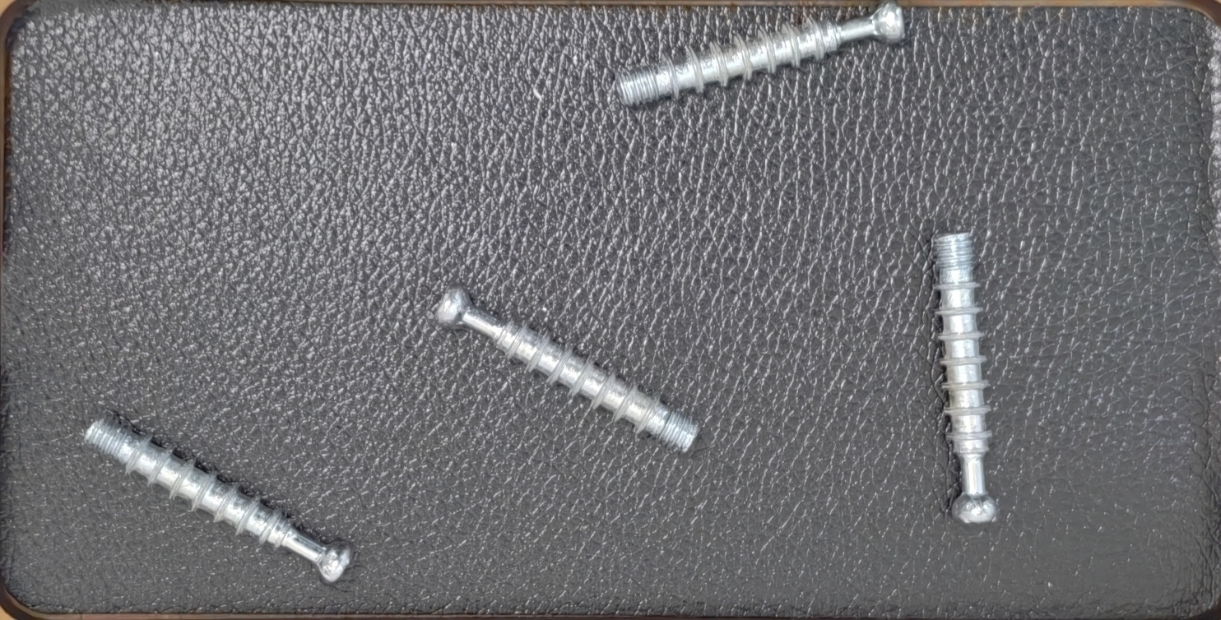
#> input picture vision1/Archivos del curso/tornillos.jpg, 1221 x 620 px, found by its file name
$ python tornillos.py
#> lines starting #> are read from the running program, lines starting #| are printed output that depends on the picture; after the words box and inside, x2 and y2 are one past the last pixel; in counts of white or black regions, pixels touching at a corner belong together
import numpy as np
import matplotlib.pyplot as plt
import cv2

min=10000
count=0
img=cv2.imread("C:/Users/valef/Downloads/vision1/Archivos del curso/tornillos.jpg")
#> img is the input picture: shape (620, 1221, 3); mean B, G, R 114.7, 111.9, 112.1
img=cv2.cvtColor(img,cv2.COLOR_BGR2RGB)
copy=img.copy()
plt.figure(figsize=(10,10))
f, grid = plt.subplots(2,2)
grid[0,0].axis('off')
grid[0,1].axis('off')
grid[1,0].axis('off')
grid[1,1].axis('off')

grid[0,0].set_title("Blur + grayscale")
grid[0,1].set_title("Threshold")
grid[1,0].set_title("Morphology")
grid[1,1].set_title("Find Contours")

kernel=np.ones((9,9),np.uint8)
kernel1=np.ones((5,5),np.uint8)

gray=cv2.cvtColor(img,cv2.COLOR_RGB2GRAY)
#grid[0,0].imshow(gray,cmap="gray")

blur=cv2.blur(gray,(3,3))
grid[0,0].imshow(blur,cmap="gray")

_, thresh=cv2.threshold(blur,150,255,cv2.ADAPTIVE_THRESH_GAUSSIAN_C)
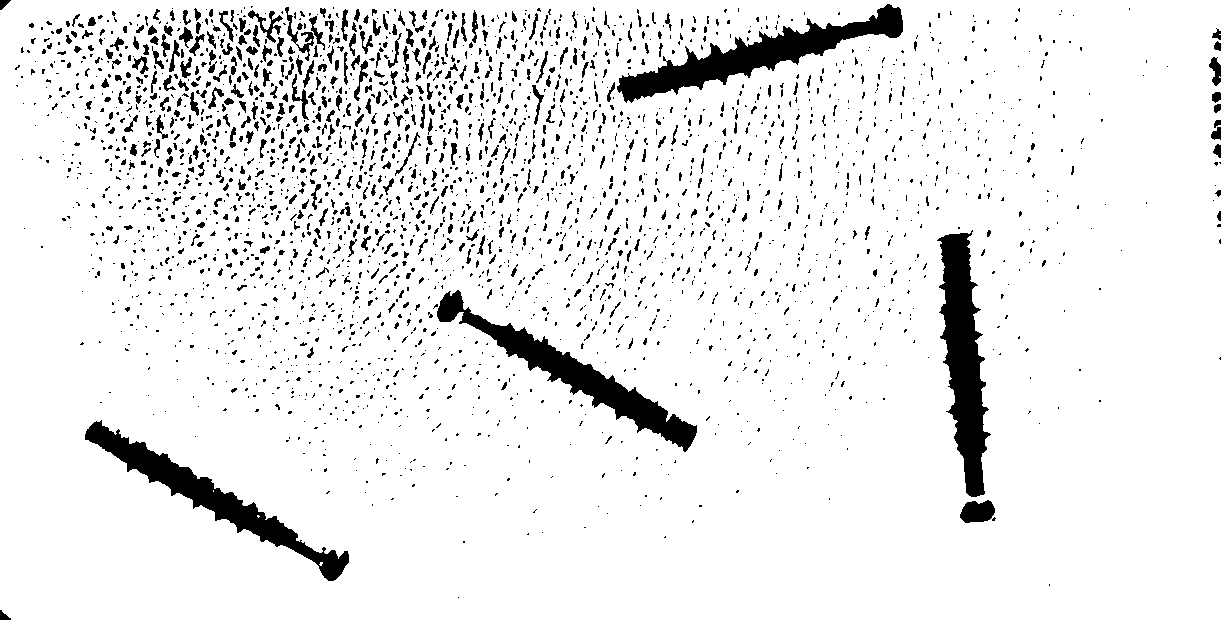
#> thresh: shape (620, 1221); 91.7% white; 2653 black regions (2165 under 20 px), largest, box (x1, y1, x2, y2) and area: (937, 230, 991, 497) 7445, (617, 4, 903, 103) 7405, (437, 290, 697, 452) 6931
grid[0,1].imshow(thresh,cmap="gray")

open=cv2.morphologyEx(thresh,cv2.MORPH_CLOSE,kernel)
#> open: shape (620, 1221); 96.4% white; 11 black regions, largest, box (x1, y1, x2, y2) and area: (942, 234, 985, 496) 7021, (620, 7, 903, 100) 6815, (463, 313, 696, 446) 5962
open=cv2.erode(open,kernel)
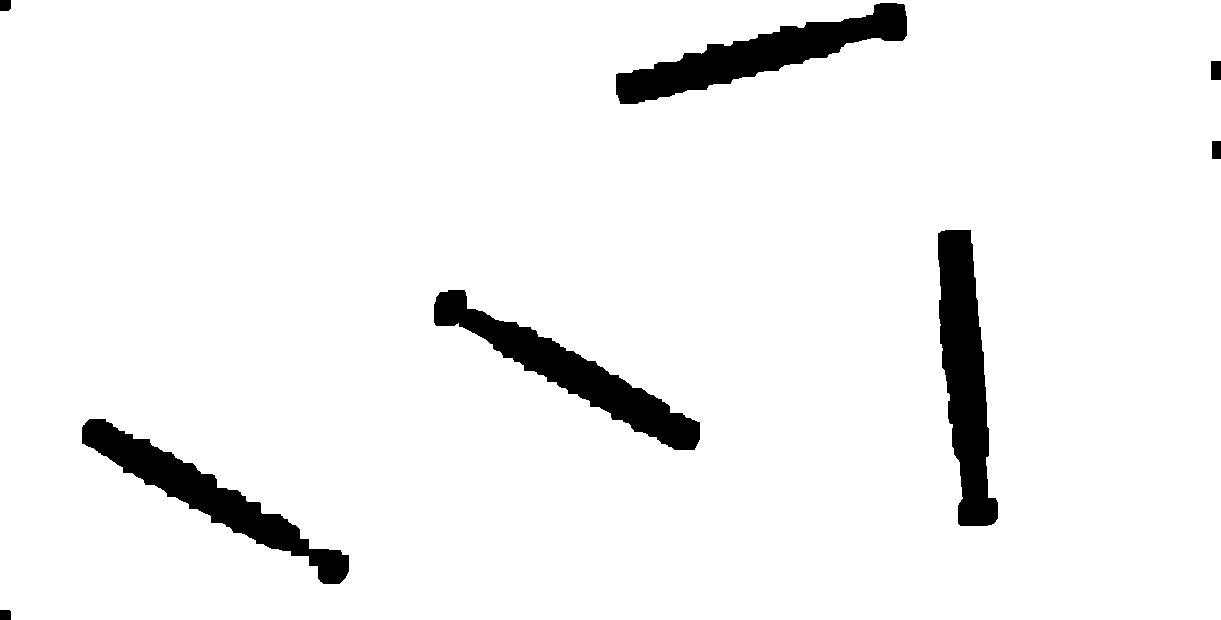
#> open: shape (620, 1221); 94.6% white; 8 black regions

grid[1,0].imshow(open,cmap="gray")

#canny=cv2.Canny(thresh,30,100)
#grid[1,0].imshow(canny)

contour,jerarquia= cv2.findContours(open,cv2.RETR_CCOMP,cv2.CHAIN_APPROX_SIMPLE)
#> contour = 5 contours; box (x1, y1, x2, y2) and area: (0, 0, 1221, 620) 754586, (937, 229, 999, 527) 10984, (615, 2, 908, 105) 10364, (433, 289, 701, 451) 10274, (81, 418, 350, 585) 9743; jerarquia = [[-1, -1, 1, -1], [2, -1, -1, 0], [3, 1, -1, 0], [4, 2, -1, 0], [-1, 3, -1, 0]]

for i in range(len(contour)):
    print(cv2.contourArea(contour[i]))
    if jerarquia[0][i][3]==0:
        copy=cv2.drawContours(copy,contour,i,(0,0,255),3)
        count+=1
#> this loop made 5 passes
#| 754586.5
#| 9743.0
#| 10274.5
#| 10984.5
#| 10363.5
#> pass 2, `copy=cv2.drawContours(copy,contour,i,(0,0,255),3)`:
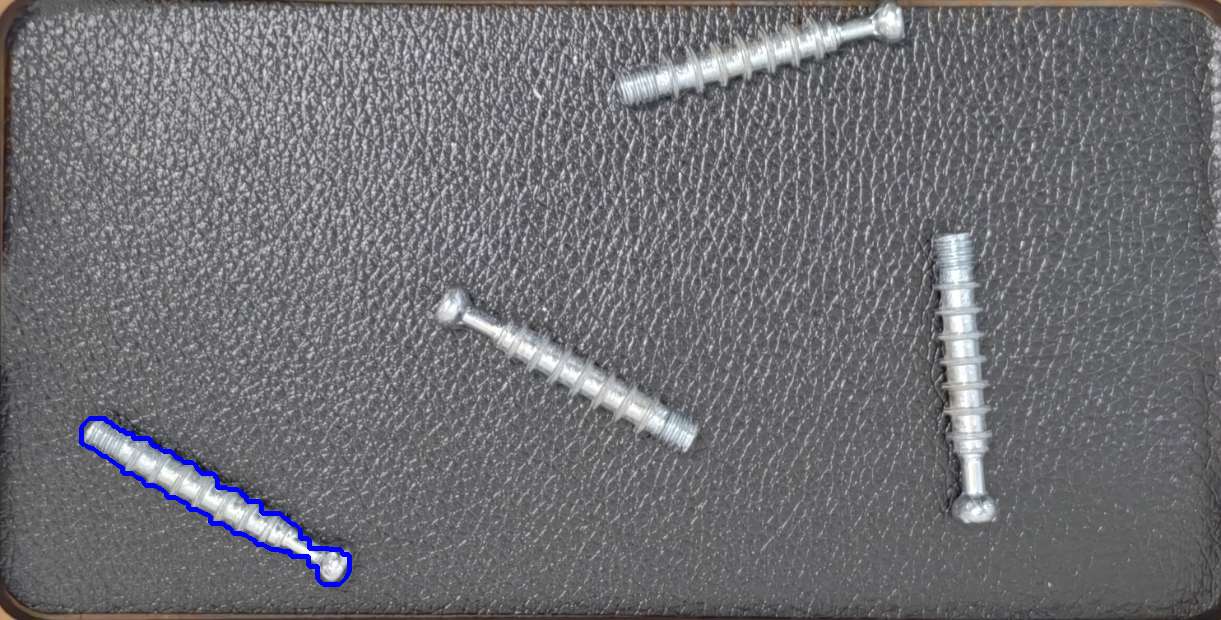
#> copy: shape (620, 1221, 3); mean R, G, B 111.7, 111.4, 115.4
#> pass 3, `copy=cv2.drawContours(copy,contour,i,(0,0,255),3)`:
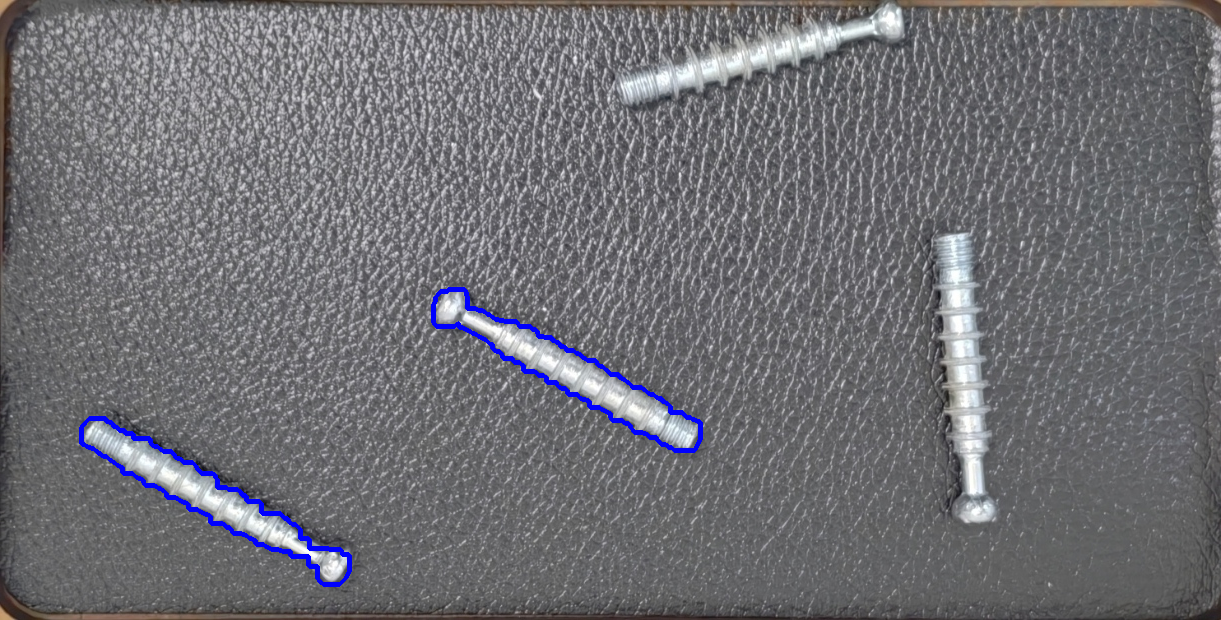
#> copy: shape (620, 1221, 3); 0.43% of pixels changed, all inside (x1, y1, x2, y2) = (431, 287, 703, 453)
#> after the loop:
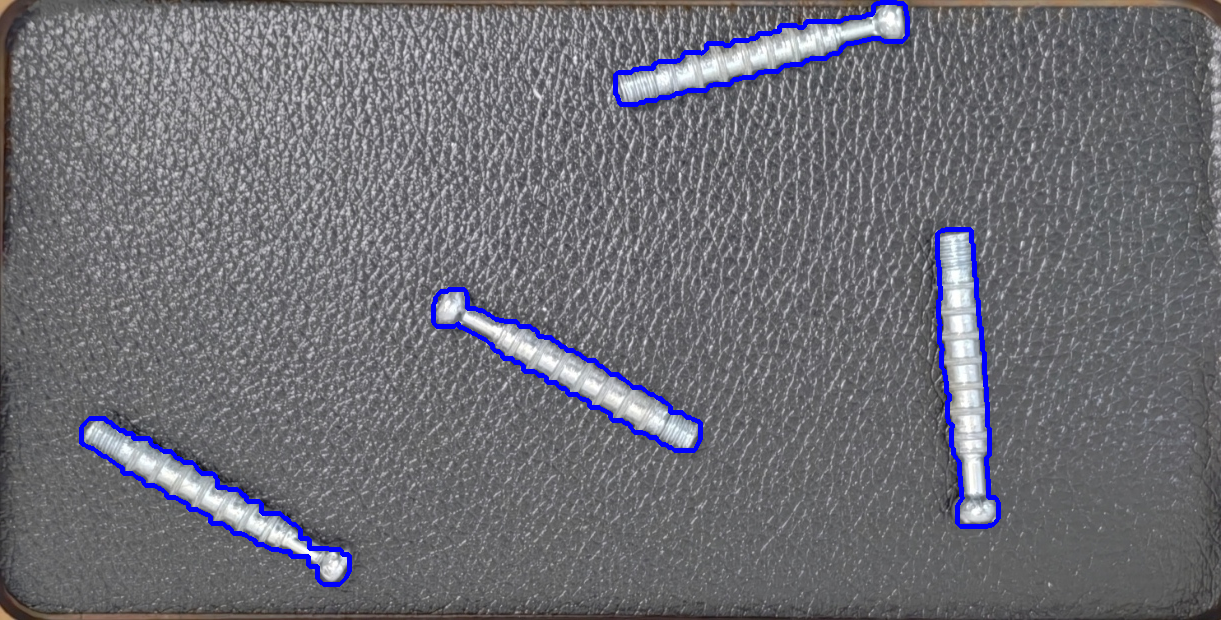
#> copy: shape (620, 1221, 3); 0.89% of pixels changed, all inside (x1, y1, x2, y2) = (613, 0, 1001, 529)
#> after the loop, count = 4


grid[1,1].imshow(copy)
print(len(contour))
#| 5
print("Tornillos: ", count)
#| Tornillos:  4

$ run again, with vision1/Archivos del curso/Weld.jpg copied over vision1/Archivos del curso/tornillos.jpg
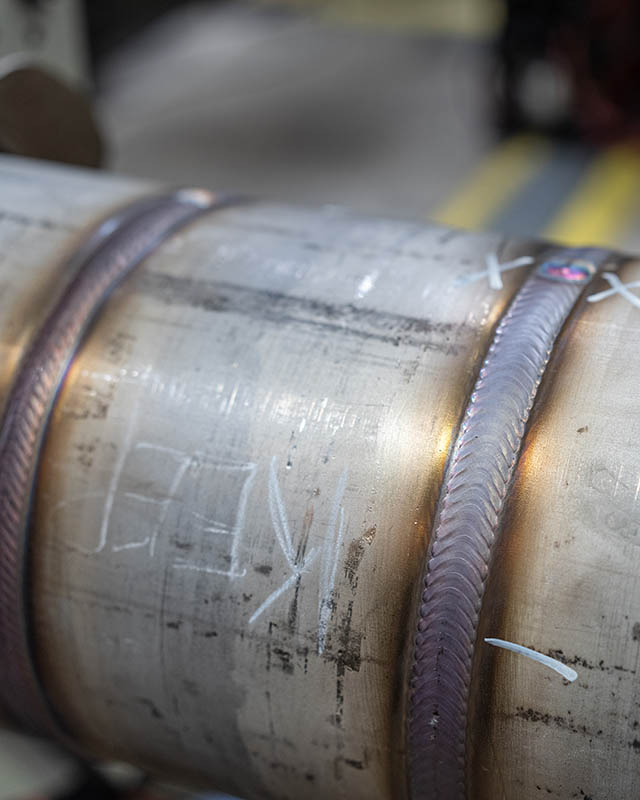
#> input picture vision1/Archivos del curso/Weld.jpg, 640 x 800 px, found by its file name
#> img is the input picture: shape (800, 640, 3); mean B, G, R 114.4, 115.4, 117.9
#> `_, thresh=cv2.threshold(blur,150,255,cv2.ADAPTIVE_THRESH_GAUSSIAN_C)`:
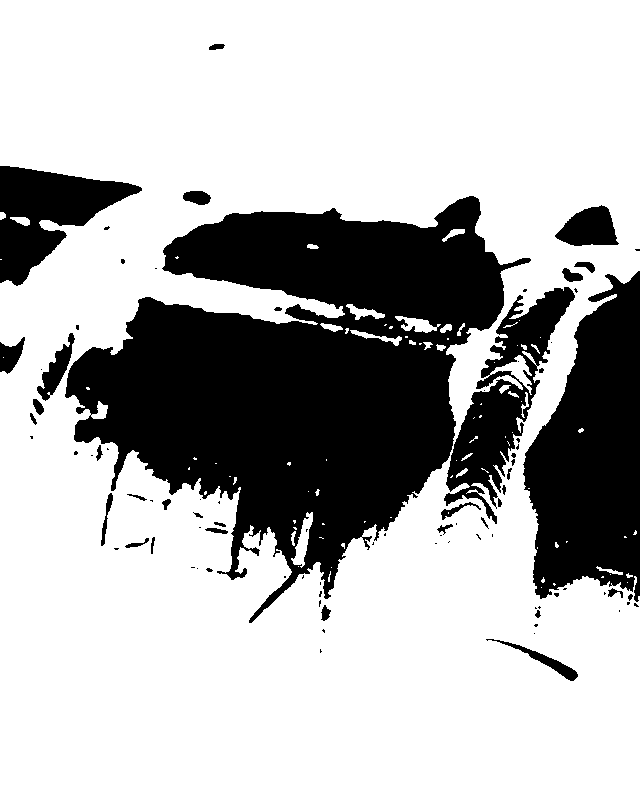
#> thresh: shape (800, 640); 71% white; 88 black regions (53 under 20 px), largest, box (x1, y1, x2, y2) and area: (65, 196, 531, 623) 97593, (523, 271, 640, 602) 26423, (444, 287, 575, 524) 9906
#> `open=cv2.erode(open,kernel)`:
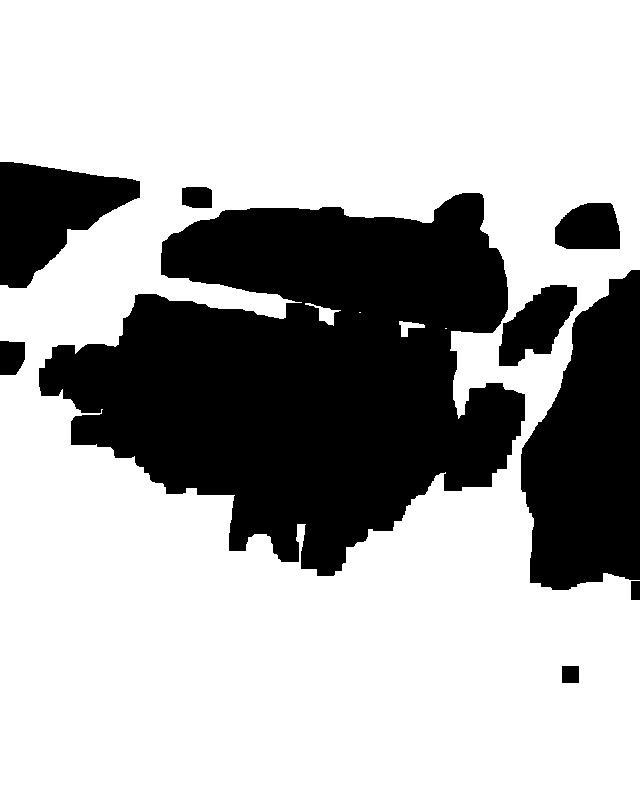
#> open: shape (800, 640); 69.1% white; 9 black regions
#> contour = 10 contours, 2 with area under 20; largest, box (x1, y1, x2, y2) and area: (0, 0, 640, 800) 471538, (38, 192, 526, 577) 113822, (498, 284, 578, 367) 3792, (554, 202, 621, 250) 2632, (181, 186, 213, 209) 642, (561, 665, 580, 684) 322, (305, 303, 341, 326) 220, (399, 321, 425, 337) 159; jerarquia = [[1, -1, -1, -1], [2, 0, -1, -1], [3, 1, -1, -1], [4, 2, -1, -1], [-1, 3, 5, -1], [6, -1, -1, 4], [7, 5, -1, 4], [8, 6, -1, 4], [9, 7, -1, 4], [-1, 8, -1, 4]]
#> the loop `for i in range(len(contour)):` made 10 passes
#| 0.0
#| 159.0
#| 0.0
#| 220.5
#| 471538.5
#> (further printed lines are left out)
#> after the loop `for i in range(len(contour)):`: count = 0
#| 10
#| Tornillos:  0

$ run again, with vision1/Archivos del curso/Weld2.jpg copied over vision1/Archivos del curso/tornillos.jpg
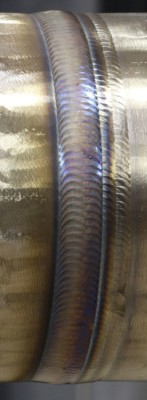
#> input picture vision1/Archivos del curso/Weld2.jpg, 147 x 400 px, found by its file name
#> img is the input picture: shape (400, 147, 3); mean B, G, R 95.8, 106.6, 114.9
#> `_, thresh=cv2.threshold(blur,150,255,cv2.ADAPTIVE_THRESH_GAUSSIAN_C)`:
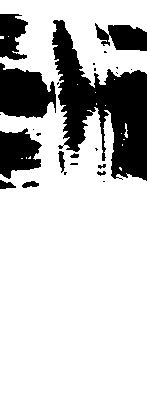
#> thresh: shape (400, 147); 77.4% white; 25 black regions (14 under 20 px), largest, box (x1, y1, x2, y2) and area: (52, 20, 147, 181) 7279, (0, 63, 56, 118) 2263, (0, 128, 42, 179) 1455
#> `open=cv2.erode(open,kernel)`:
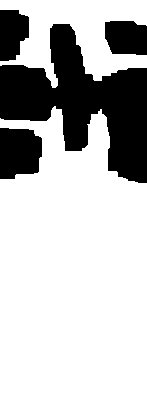
#> open: shape (400, 147); 73.5% white; 4 black regions
#> contour = 2 contours; box (x1, y1, x2, y2) and area: (0, 106, 147, 400) 36058, (0, 0, 147, 88) 6341; jerarquia = [[1, -1, -1, -1], [-1, 0, -1, -1]]
#> the loop `for i in range(len(contour)):` made 2 passes
#| 36058.5
#| 6341.0
#> after the loop `for i in range(len(contour)):`: count = 0
#| 2
#| Tornillos:  0

$ run again, with vision1/Archivos del curso/ajedrez_real.jpg copied over vision1/Archivos del curso/tornillos.jpg
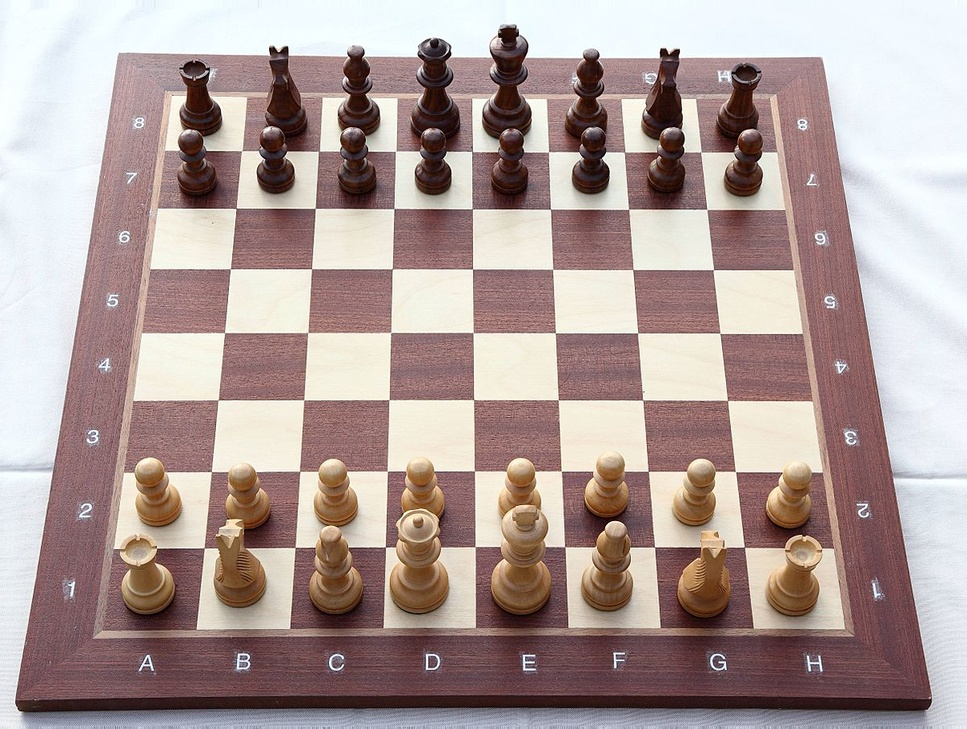
#> input picture vision1/Archivos del curso/ajedrez_real.jpg, 967 x 729 px, shrunk from 1200 x 905 before the run, found by its file name
#> img is the input picture: shape (729, 967, 3); mean B, G, R 153.2, 156.4, 174.5
#> `_, thresh=cv2.threshold(blur,150,255,cv2.ADAPTIVE_THRESH_GAUSSIAN_C)`:
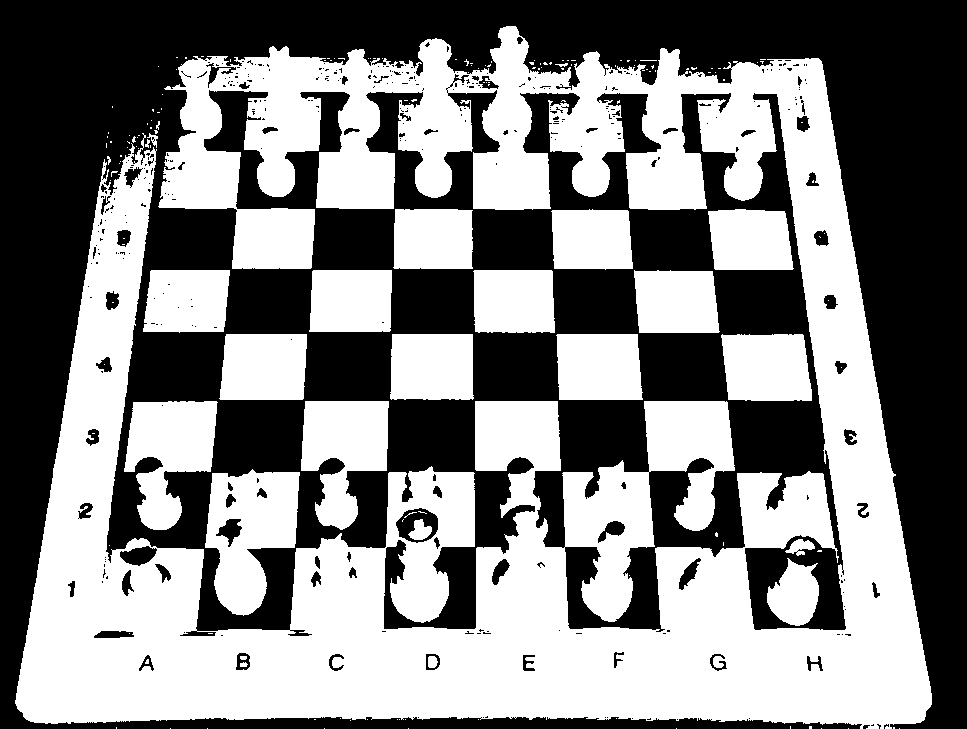
#> thresh: shape (729, 967); 51% white; 361 black regions (295 under 20 px), largest, box (x1, y1, x2, y2) and area: (0, 0, 967, 729) 336755, (396, 508, 438, 543) 771, (120, 546, 157, 566) 476
#> `open=cv2.erode(open,kernel)`:
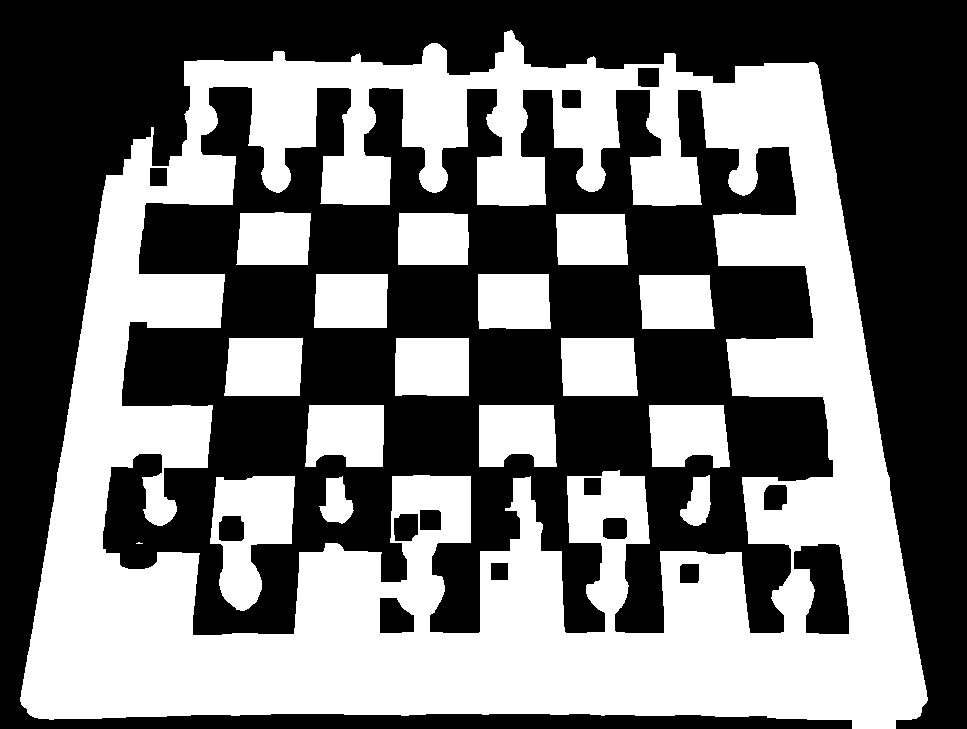
#> open: shape (729, 967); 44.4% white; 17 white regions (1 under 20 px)
#> contour = 31 contours, 1 with area under 20; largest, box (x1, y1, x2, y2) and area: (20, 30, 928, 729) 515972, (102, 86, 834, 636) 257238, (210, 476, 295, 611) 7307, (305, 405, 384, 467) 4270, (649, 405, 730, 468) 4270; jerarquia = 31 rows, first 6: [1, -1, -1, -1], [2, 0, -1, -1], [4, 1, 3, -1], [-1, -1, -1, 2], [5, 2, -1, -1], [6, 4, -1, -1]
#> the loop `for i in range(len(contour)):` made 31 passes
#| 2.0
#| 974.5
#| 7307.0
#| 630.0
#| 943.0
#> (further printed lines are left out)
#> after the loop `for i in range(len(contour)):`: count = 0
#| 31
#| Tornillos:  0
